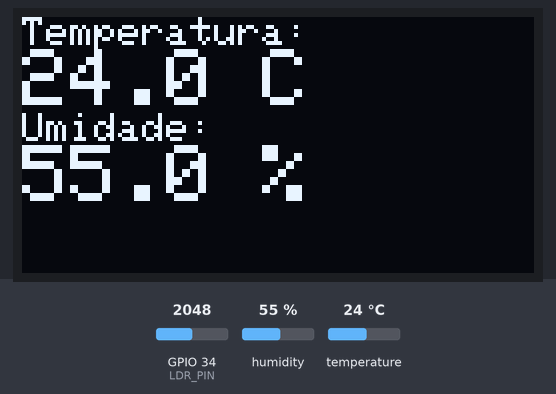
The sketch below on a simulated ESP32. On the bench: 128×64 one-colour display. The inputs (shaded band) are chosen by the test bench; at power-on: humidity 55 %, temperature 24 °C, GPIO 34 (LDR_PIN) = 2048. WiFi joins after 1.5 s; servers stay silent unless stated; what the sketch prints to the serial monitor is not drawn.

Above: at 10.6 s.
10.7 s: humidity set to 22 %
At 20.3 s:
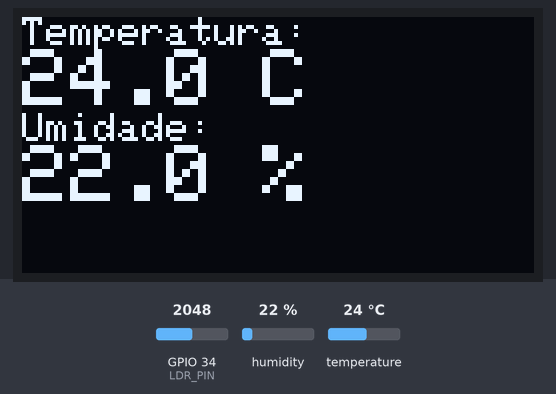
21.5 s: temperature set to 12 °C
At 30.3 s:
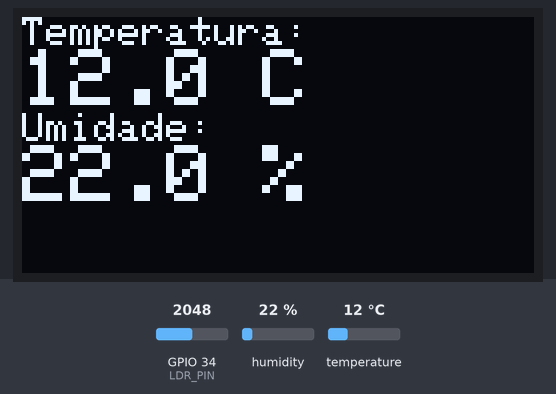
31.5 s: humidity set to 40 %
At 40.4 s:
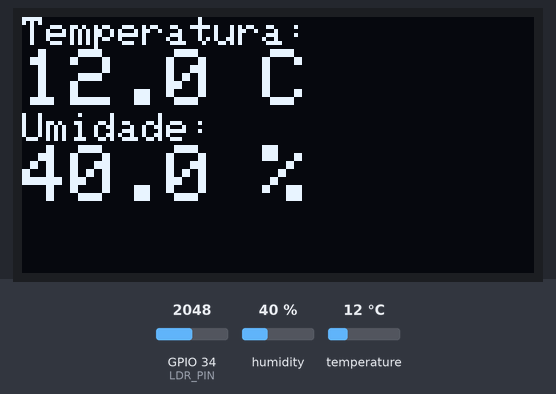
41.5 s: temperature set to 19 °C
At 50.5 s:
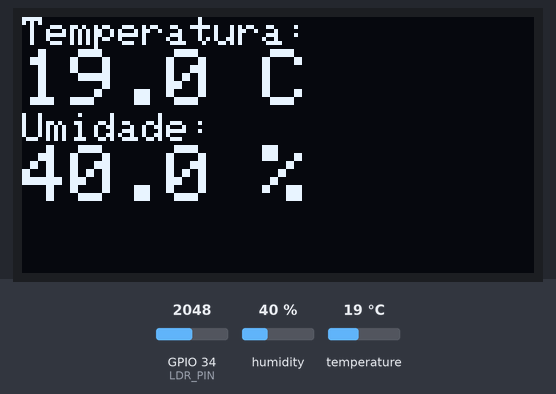
Timing chart, 0 to 52.0 s (numbered marks = the images above; inputs shaded):
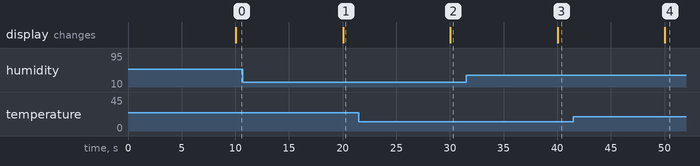

Measured:
- after the input at 10.7 s, the display: changes after 9.3 s (image 1)
- after the input at 21.5 s, the display: changes after 8.5 s (image 2)
- after the input at 31.5 s, the display: changes after 8.5 s (image 3)
- after the input at 41.5 s, the display: changes after 8.5 s (image 4)

The sketch:

sketch.ino
```cpp
#include <WiFi.h>
#include <DHT.h>
#include <Wire.h>
#include <Adafruit_GFX.h>
#include <Adafruit_SSD1306.h>
#include <WiFiUdp.h>

// WiFi
const char* ssid = "Wokwi-GUEST";
const char* password = "";

// DHT
#define DHTPIN 4
#define DHTTYPE DHT22
DHT dht(DHTPIN, DHTTYPE);

// Display OLED
#define SCREEN_WIDTH 128
#define SCREEN_HEIGHT 64
Adafruit_SSD1306 display(SCREEN_WIDTH, SCREEN_HEIGHT, &Wire, -1);

// Luminosity
#define LDR_PIN 34  // GPIO34 — pino analógico (ADC) do LDR

// UDP (substitui CoAP)
WiFiUDP udp;

// Gateway Wokwi (OBRIGATÓRIO)
const char* serverIP = "10.13.37.1";  // IP do gateway Wokwi Private
const int serverPort = 5683;           // Porta padrão CoAP/UDP

// Timer — controla o intervalo de envio UDP (10s)
unsigned long lastSendTime = 0;
unsigned long sendInterval = 10000;

// Servidor HTTP na porta 80 — serve apenas a API JSON
WiFiServer server(80);


// ===============================
// ENVIO UDP (CoAP simplificado)
// ===============================
void sendData(String payload) {
  Serial.println("ENVIANDO UDP...");
  Serial.print("Destino: ");
  Serial.print(serverIP);
  Serial.print(":");
  Serial.println(serverPort);

  // Envia o payload JSON via UDP para o gateway Wokwi
  udp.beginPacket(serverIP, serverPort);
  udp.write((uint8_t*)payload.c_str(), payload.length());
  udp.endPacket();

  Serial.println("Payload enviado:");
  Serial.println(payload);
}

void setup() {
  Serial.begin(115200);
  dht.begin();

  // Inicializa o display OLED via I2C no endereço 0x3C
  if (!display.begin(SSD1306_SWITCHCAPVCC, 0x3C)) {
    Serial.println("Erro OLED");
    while (true);
  }

  display.clearDisplay();
  display.setTextColor(SSD1306_WHITE);
  display.setTextSize(1);
  display.setCursor(0, 0);
  display.println("Iniciando...");
  display.display();

  // Conecta ao Wi-Fi da rede Wokwi (sem senha)
  WiFi.begin(ssid, password);
  Serial.print("Conectando WiFi");

  // Configura o pino do LDR como entrada analógica
  pinMode(LDR_PIN, INPUT);

  while (WiFi.status() != WL_CONNECTED) {
    delay(500);
    Serial.print(".");
  }

  Serial.println("\nWiFi OK");
  Serial.print("IP: ");
  Serial.println(WiFi.localIP());
  server.begin();
  Serial.println("Servidor HTTP iniciado");
}

void loop() {
  unsigned long now = millis();

  // Verifica se há um cliente HTTP conectado
  WiFiClient client = server.available();

  if (client) {
    String request = client.readStringUntil('\r');
    client.flush();

    if (request.indexOf("GET /esp32/monitoring") >= 0) {
      // Rota da API — retorna JSON com temperatura, umidade e luminosidade
      float temp = dht.readTemperature();
      float hum  = dht.readHumidity();
      int light = analogRead(LDR_PIN);  // Leitura ADC: 0 (escuro) a 4095 (claro)

      String json = "{\"temperatura\":" + String(temp, 2) +
              ",\"umidade\":"     + String(hum,  2) +
              ",\"luminosidade\":" + String(light) + "}";

      client.println("HTTP/1.1 200 OK");
      client.println("Content-Type: application/json");
      client.println("Access-Control-Allow-Origin: *");
      client.println("Connection: close");
      client.println();
      client.println(json);
    }

    client.stop();
  }

  // Bloco de envio UDP — dispara a cada 10 segundos
  if (now - lastSendTime > sendInterval) {
    lastSendTime = now;

    float temp = dht.readTemperature();
    float hum  = dht.readHumidity();
    int light = analogRead(LDR_PIN);

    // Ignora leituras inválidas do DHT22
    if (isnan(temp) || isnan(hum)) {
      Serial.println("Erro DHT22");
      return;
    }

    String json = "{\"temperatura\":" + String(temp, 2) +
              ",\"umidade\":"     + String(hum,  2) +
              ",\"luminosidade\":" + String(light) + "}";

    sendData(json);

    // Atualiza o display OLED com temperatura e umidade
    display.clearDisplay();
    display.setCursor(0, 0);
    display.setTextSize(1);
    display.println("Temperatura:");
    display.setTextSize(2);
    display.print(temp, 1);
    display.println(" C");

    display.setTextSize(1);
    display.println("Umidade:");
    display.setTextSize(2);
    display.print(hum, 1);
    display.println(" %");

    display.display();
  }
}
```
